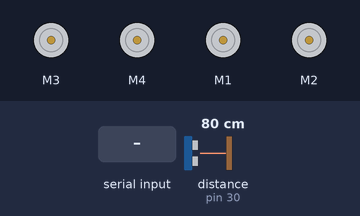
This sketch was run on a simulated Arduino Mega 2560, built with avr-gcc and run on an emulated ATmega2560. Shown: 4 × DC motor (green arrow = forward, orange = backward, longer = faster). Wiring (inferred from the names in the program): ultrasonic range finder: trigger pin 32; echo pin 30. The test bench sets the inputs (shaded band); at power-on: distance to the obstacle (sensor on pin 30) 80 cm. The echo pulse lasts 58.3 µs per cm; random numbers use the default seed unless the sketch sets one; what the sketch prints to the serial monitor is not drawn.

Above: at 1.2 s.
1.3 s: "W" received over Serial
At 2.6 s:
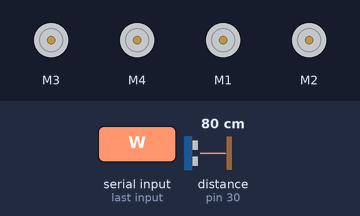
2.9 s: "S" received over Serial
At 2.95 s:
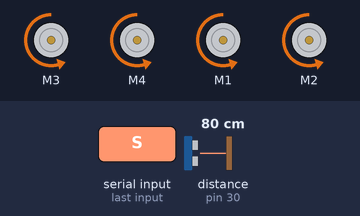
4.5 s: "A" received over Serial
At 5.3 s:
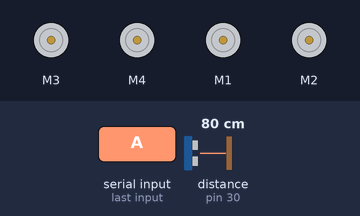
6.1 s: "D" received over Serial
At 7.6 s:
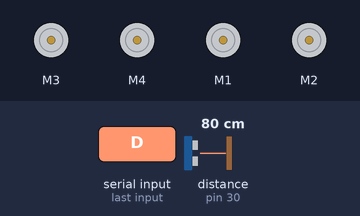
Timing chart, 0 to 9.1 s (numbered marks = the images above; inputs shaded):
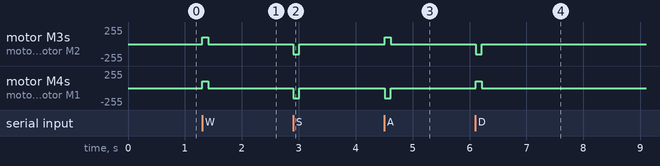

Measured:
- after the input at 1.3 s, motor M3, motor M4, motor M1, motor M2: stopped → forward 100/255 at once, → stopped 0.11 s later
- after the input at 2.9 s, motor M3, motor M4, motor M1, motor M2: stopped → backward 156/255 at once, → stopped 0.11 s later
- after the input at 4.5 s, motor M3, motor M2: stopped → forward 100/255 at once, → stopped 0.11 s later; motor M4, motor M1: stopped → backward 156/255 at once, → stopped 0.11 s later
- after the input at 6.1 s, motor M3, motor M2: stopped → backward 156/255 at once, → stopped 0.11 s later; motor M4, motor M1: stopped → forward 100/255 at once, → stopped 0.11 s later

The sketch:

Ultimate.ino
```cpp
// #include <AFMotor.h>

// /* Running Flag */

// bool isRunning = true;

// /* Speed Encoder */

// #define WE_PIN_LEFT 18
// #define WE_PIN_RIGHT 19

// volatile int count_left = 0;
// volatile int count_right = 0;

// /* Motor */

// const int carSpeed = 100;
// const int carRunLeftRightDistance = 1;
// const int carRunForwardBackwardDistance = 1;
// char direction = 'X';

// AF_DCMotor motor_front_right(3);
// AF_DCMotor motor_front_left(4);
// AF_DCMotor motor_back_left(1);
// AF_DCMotor motor_back_right(2);

// void serialRunCar(char inChar);
// void carForward();
// void carBackward();
// void carLeft(int angle = -1);
// void carRight(int angle = -1);
// void carStop();

// /* Ultrasonic Sensor */

// const int TRIGGER_FRONT = 32;
// const int ECHO_FRONT = 30;
// long duration_front;
// int cm_front;
// bool get_ball = false;

// /* Serial */

// char readSerial();
// void writeSerial(char c);

// void setup() {
//   // Init serial
//   Serial.begin(9600);
//   // Init speed encoder
//   pinMode(WE_PIN_LEFT, INPUT_PULLUP);
//   pinMode(WE_PIN_RIGHT, INPUT_PULLUP);
//   attachInterrupt(digitalPinToInterrupt(WE_PIN_LEFT), tick_left, FALLING);
//   attachInterrupt(digitalPinToInterrupt(WE_PIN_RIGHT), tick_right, FALLING);
//   // Init ultrasonic sensor
//   pinMode(TRIGGER_FRONT, OUTPUT);
//   pinMode(ECHO_FRONT, INPUT);
// }

// void loop() {
//   // Begin & Quit Running
//   char inChar = readSerial();
//   if (inChar == 'B') {
//     isRunning = true;
//     writeSerial('Begin running');
//   }
//   else if (inChar == 'Q') {
//     isRunning = false;
//     carStop();
//     writeSerial('Quit running');
//   }
//   else {
//     if (isRunning) {
//       // If is running, check the obstacle in front of the car first
//       get_front_distance();
//       serialRunCar(inChar);
//     }
//     else {
//       writeSerial('Car is not running');
//     }
//   }
// }

// /* Serial Control */

// char readSerial() {
//   if (Serial.available()) {
//     char inChar = Serial.read();
//     inChar = toupper(inChar);
//     return inChar;
//   }
//   return ' ';
// }

// void writeSerial(char c) {
//   Serial.print(c);
// }

// /* Motor Control */

// void serialRunCar(char inChar) {
//   // Else get the direction information from raspberry pi
//   if (inChar == 'W' || inChar == 'S' || inChar == 'A' || inChar == 'D' || inChar == 'X') {
//     // Continute to run the car if the car is already running in this direction
//     if (direction == inChar && (count_left > 0 || count_right > 0)) {
//       count_left = 0;
//       count_right = 0;
//     }
//     direction = inChar;
//   }
//   else
//   {
//     writeSerial('Invalid command');
//     writeSerial(inChar);
//   }

//   // Control the car based on the direction
//   switch (direction) {
//       case 'W':
//           carForward();
//           if ((count_left + count_right) > carRunForwardBackwardDistance) {
//             count_left = 0;
//             count_right = 0;
//             direction = 'X';
//           }
//           break;
//       case 'S':
//           carBackward();
//           if ((count_left + count_right) > carRunForwardBackwardDistance) {
//             count_left = 0;
//             count_right = 0;
//             direction = 'X';
//           }
//           break;
//       case 'A':
//           carLeft();
//           if ((count_left + count_right) > carRunLeftRightDistance) {
//             count_left = 0;
//             count_right = 0;
//             direction = 'X';
//           }
//           break;
//       case 'D':
//           carRight();
//           if ((count_left + count_right) > carRunLeftRightDistance) {
//             count_left = 0;
//             count_right = 0;
//             direction = 'X';
//           }
//           break;
//       default:
//           carStop();
//           break;
//     }
// }

// void runCar(int speed_front_left, int speed_front_right, int speed_back_left, int speed_back_right) {
//   runMotor(1, speed_front_left);
//   runMotor(2, speed_front_right);
//   runMotor(3, speed_back_left);
//   runMotor(4, speed_back_right);
// }

// void runMotor(int id, int speed) {
//   AF_DCMotor* motor;
//   switch (id) {
//     case 1:
//       motor = &motor_front_right;
//       break;
//     case 2:
//       motor = &motor_front_left;
//       break;
//     case 3:
//       motor = &motor_back_left;
//       break;
//     case 4:
//       motor = &motor_back_right;
//       break;
//     default:
//       return;
//   }

//   motor->setSpeed(speed);
//   motor->run(speed > 0 ? FORWARD : BACKWARD);
// }

// void carForward() {
//   runCar(carSpeed, carSpeed, carSpeed, carSpeed);
// }

// void carBackward() {
//   runCar(-carSpeed, -carSpeed, -carSpeed, -carSpeed);
// }

// void carLeft(int angle = -1) {
//   if (angle == -1) {
//     // turn left in original point
//     runCar(carSpeed, 0, 0, carSpeed);
//   }
//   else {
//     // TODO: Implement angle turn
//     //runCar(60, carSpeed, carSpeed, carSpeed);
//   }
// }

// void carRight(int angle = -1) {
//   if (angle == -1) {
//     // turn right in original point
//     runCar(0, carSpeed, carSpeed, 0);
//   }
//   else {
//     // TODO: Implement angle turn
//     //runCar(carSpeed, carSpeed, carSpeed, 60);
//   }
// }

// void carStop() {
//   runCar(0, 0, 0, 0);
// }

// /* Speed Encoder */

// void tick_left() {
//   count_left++;
// }

// void tick_right() {
//   count_right++;
// }

// /* Ultrasonic Sensor */

// void get_front_distance() {
//   digitalWrite(TRIGGER_FRONT, LOW);
//   delayMicroseconds(2);
//   digitalWrite(TRIGGER_FRONT, HIGH);
//   delayMicroseconds(10);
//   digitalWrite(TRIGGER_FRONT, LOW);

//   duration_front = pulseIn(ECHO_FRONT, HIGH);
//   cm_front = duration_front / 58;
// }

#include <AFMotor.h>

/* Running Flag */

bool isRunning = true;

/* Motor */

const int carSpeed = 100;
const int carRunLeftRightDistance = 1;
const int carRunForwardBackwardDistance = 1;
char direction = 'X';

AF_DCMotor motor_front_right(3);
AF_DCMotor motor_front_left(4);
AF_DCMotor motor_back_left(1);
AF_DCMotor motor_back_right(2);

void serialRunCar(char inChar);
void carForward();
void carBackward();
void carLeft(int angle = -1);
void carRight(int angle = -1);
void carStop();
void carRotate();

/* Ultrasonic Sensor */

const int TRIGGER_FRONT = 32;
const int ECHO_FRONT = 30;
long duration_front;
int cm_front;
bool get_ball = false;

/* Serial */

char readSerial();
void writeSerial(char c);

void setup() {
  // Init serial
  Serial.begin(9600);
  // Init ultrasonic sensor
  pinMode(TRIGGER_FRONT, OUTPUT);
  pinMode(ECHO_FRONT, INPUT);
  // Init random seed
  randomSeed(analogRead(0));
}

void loop() {
  // Begin & Quit Running
  char inChar = readSerial();
  if (inChar == 'B') {
    isRunning = true;
    writeSerial('Begin running');
  }
  else if (inChar == 'Q') {
    isRunning = false;
    carStop();
    writeSerial('Quit running');
  }
  else {
    if (isRunning) {
      // If is running, check the obstacle in front of the car first
      get_front_distance();
      serialRunCar(inChar);
    }
    else {
      writeSerial('Car is not running');
    }
  }
}

/* Serial Control */

char readSerial() {
  if (Serial.available()) {
    char inChar = Serial.read();
    inChar = toupper(inChar);
    return inChar;
  }
  return ' ';
}

void writeSerial(char c) {
  Serial.print(c);
}

/* Motor Control */

void serialRunCar(char inChar) {
  // Else get the direction information from raspberry pi
  if (inChar == 'W' || inChar == 'S' || inChar == 'A' || inChar == 'D' || inChar == 'X') {
    // Continute to run the car if the car is already running in this direction
    direction = inChar;
  }
  else if(inChar == 'C') {
    carRotate();
  }
  else {
    writeSerial('Invalid command');
    writeSerial(inChar);
  }

  // Control the car based on the direction
  switch (direction) {
      case 'W':
          carForward();
          break;
      case 'S':
          carBackward();
          break;
      case 'A':
          carLeft();
          break;
      case 'D':
          carRight();
          break;
      default:
          carStop();
          break;
    }
}

void runCar(int speed_front_left, int speed_front_right, int speed_back_left, int speed_back_right) {
  runMotor(1, speed_front_left);
  runMotor(2, speed_front_right);
  runMotor(3, speed_back_left);
  runMotor(4, speed_back_right);
}

void runMotor(int id, int speed) {
  AF_DCMotor* motor;
  switch (id) {
    case 1:
      motor = &motor_front_right;
      break;
    case 2:
      motor = &motor_front_left;
      break;
    case 3:
      motor = &motor_back_left;
      break;
    case 4:
      motor = &motor_back_right;
      break;
    default:
      return;
  }

  motor->setSpeed(speed);
  motor->run(speed > 0 ? FORWARD : BACKWARD);
}

void carForward() {
    runCar(carSpeed, carSpeed, carSpeed, carSpeed);
    delay(100);
    direction = 'X';
}

void carBackward() {
    runCar(-carSpeed, -carSpeed, -carSpeed, -carSpeed);
    delay(100);
    direction = 'X';
}

void carLeft(int angle = -1) {
  if (angle == -1) {
    // turn left in original point
    runCar(carSpeed, -carSpeed, -carSpeed, carSpeed);
    delay(100);
    direction = 'X';
  }
  else {
    // TODO: Implement angle turn
    //runCar(60, carSpeed, carSpeed, carSpeed);
  }
}

void carRight(int angle = -1) {
  if (angle == -1) {
    // turn right in original point
    runCar(-carSpeed, carSpeed, carSpeed, -carSpeed);
    delay(100);
    direction = 'X';
  }
  else {
    // TODO: Implement angle turn
    //runCar(carSpeed, carSpeed, carSpeed, 60);
  }
}

void carStop() {
  runCar(0, 0, 0, 0);
}

void carRotate() {
  if (random(1, 3) == 1) {
    runCar(carSpeed, -carSpeed, -carSpeed, carSpeed);
    delay(3000);
  }
  else
  {
    runCar(-carSpeed, carSpeed, carSpeed, -carSpeed);
    delay(3000);
  }
  direction = 'X';
}

/* Ultrasonic Sensor */

void get_front_distance() {
  digitalWrite(TRIGGER_FRONT, LOW);
  delayMicroseconds(2);
  digitalWrite(TRIGGER_FRONT, HIGH);
  delayMicroseconds(10);
  digitalWrite(TRIGGER_FRONT, LOW);

  duration_front = pulseIn(ECHO_FRONT, HIGH);
  cm_front = duration_front / 58;
}
```
